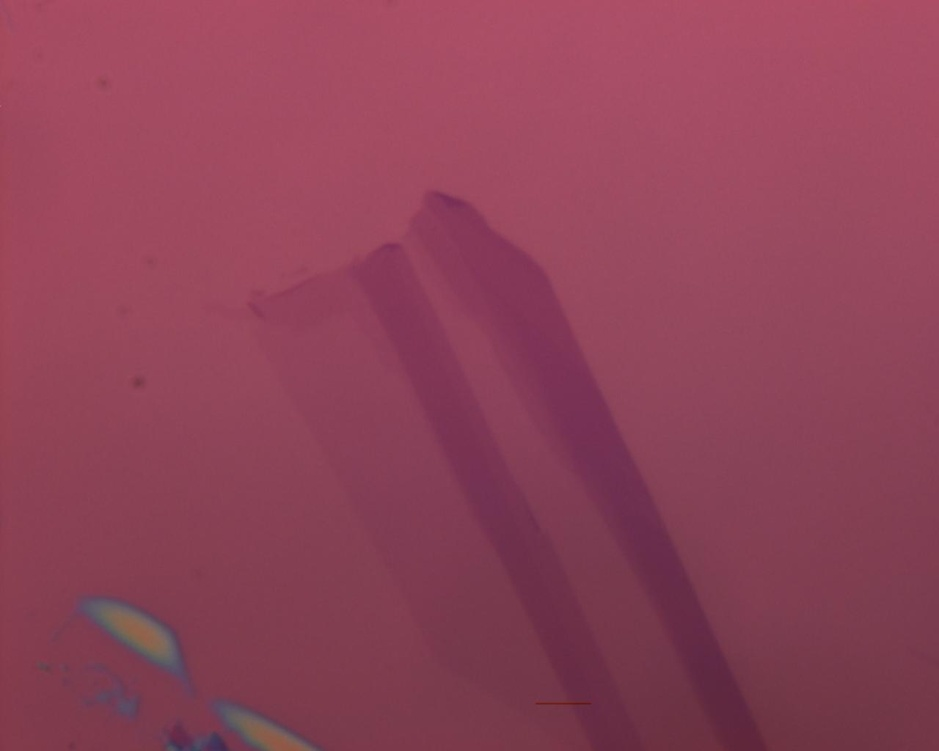
#> input picture deep_learning_data/15.jpg, 939 x 751 px, shrunk from 1280 x 1024 before the run, found by its file name; its folder holds only this picture in this run
$ python turn_image_black_and_white.py
#> lines starting #> are read from the running program, lines starting #| are printed output that depends on the picture
import os
from PIL import Image, ImageOps, ImageEnhance

def process_images(input_folder, output_folder, contrast_factor=1.8):
    # Create the output folder if it doesn't exist
#> called with contrast_factor = 1.8
    if not os.path.exists(output_folder):
        os.makedirs(output_folder)

    # Loop through all image files in the input folder
    for filename in os.listdir(input_folder):
        if filename.lower().endswith(('.png', '.jpg', '.jpeg', '.bmp', '.gif')):
            filepath = os.path.join(input_folder, filename)
            try:
                with Image.open(filepath) as img:
                    # Convert the image to grayscale using a luminosity method
#> img is the input picture: PIL image 939x751 RGB; mean R, G, B 142.2, 66.7, 88.3
                    gray_img = ImageOps.grayscale(img)
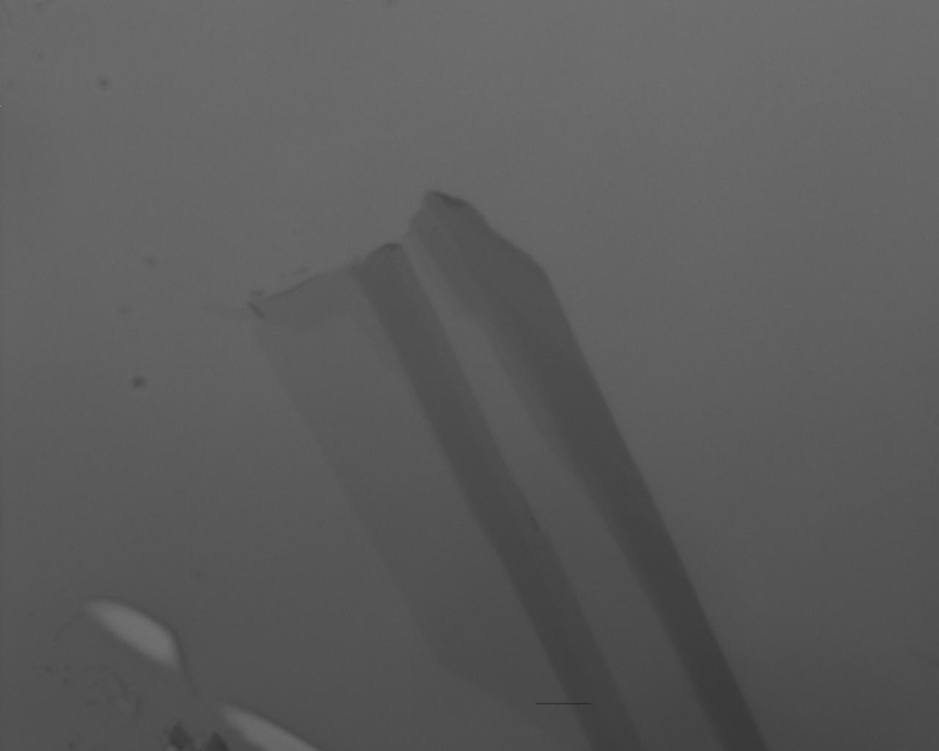
#> gray_img: PIL image 939x751 L; min 45, max 119, mean 91.8

                    # Enhance contrast to intensify the black & white effect
                    enhanced_img = ImageEnhance.Contrast(gray_img).enhance(contrast_factor)

                    # Optionally apply autocontrast to stretch the histogram fully
                    final_img = ImageOps.autocontrast(enhanced_img)
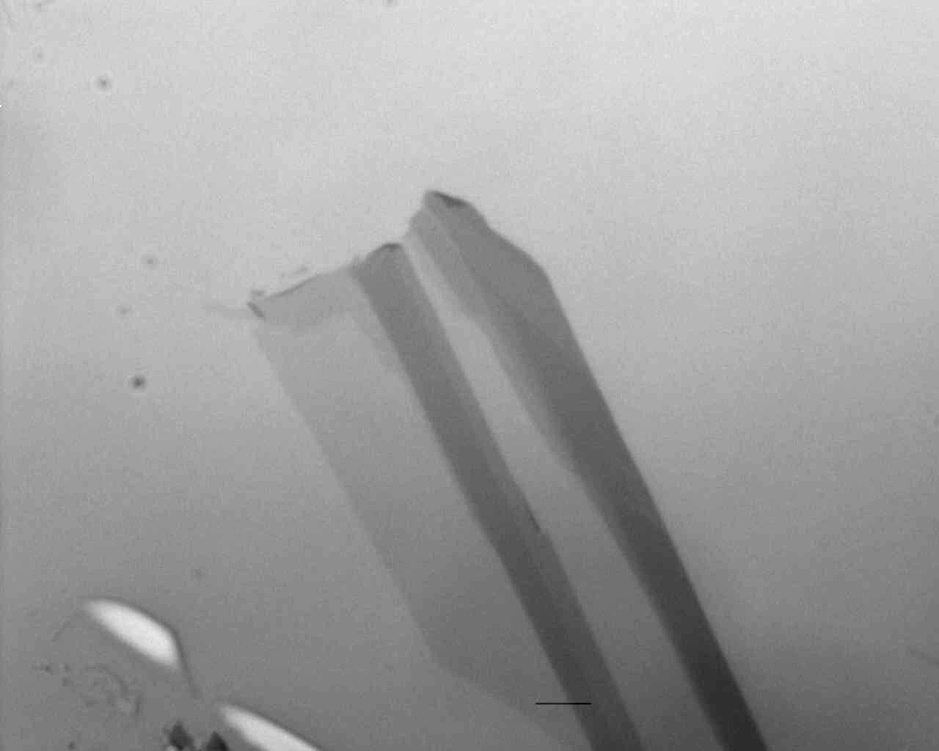
#> final_img: PIL image 939x751 L; min 0, max 255, mean 160.9

                    # Save the processed image to the output folder
                    output_path = os.path.join(output_folder, filename)
                    final_img.save(output_path)
                    print(f"Processed and saved: {output_path}")
            except Exception as e:
                print(f"Error processing {filename}: {e}")

if __name__ == '__main__':
    # Set your folder paths as variables
    input_folder = "/Users/massimozhang/Desktop/coding/Ma Lab/Flake_searching_deep/deep_learning_data"
    output_folder = "/Users/massimozhang/Desktop/coding/Ma Lab/Flake_searching_deep/black_and_white_images"

    # Adjust the contrast_factor if needed (1.0 leaves the image unchanged)
    process_images(input_folder, output_folder, contrast_factor=1.8)
